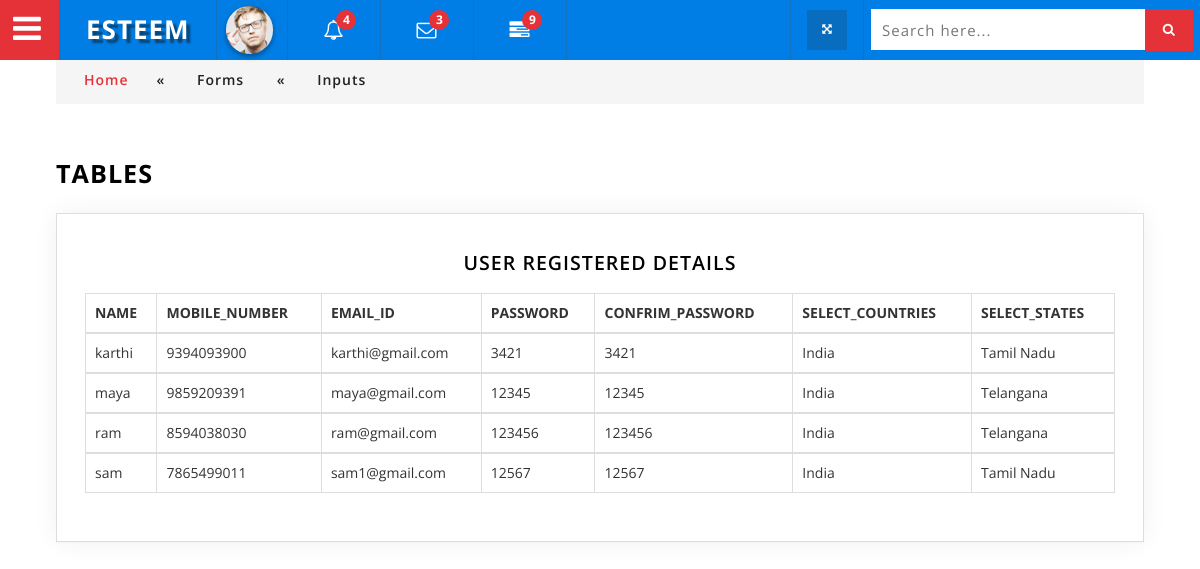
The page /admin/registeradmin.php on the database its author committed.
### tables this page shows
CREATE TABLE `registration` (
  `id` int(11) NOT NULL,
  `NAME` varchar(30) NOT NULL,
  `MOBILE_NUMBER` varchar(20) NOT NULL,
  `EMAIL_ID` varchar(50) NOT NULL,
  `PASSWORD` varchar(20) NOT NULL,
  `CONFIRM_PASSWORD` varchar(20) NOT NULL,
  `SELECT_COUNTRIES` int(50) NOT NULL,
  `SELECT_STATES` int(40) NOT NULL
);

CREATE TABLE `countries` (
  `cont_id` int(11) NOT NULL,
  `sortname` varchar(3) NOT NULL,
  `name` varchar(150) NOT NULL,
  `sequence` int(11) NOT NULL DEFAULT 0
);

CREATE TABLE `states` (
  `stat_id` int(11) NOT NULL,
  `sname` varchar(30) NOT NULL,
  `country_id` int(11) NOT NULL DEFAULT 1
);

### admin/registeradmin.php (the view, shortened to what this page needs)
<!DOCTYPE html>
<html lang="zxx">
<head>
<link href="css/bootstrap.css" rel="stylesheet" type="text/css" media="all" />
<link href="css/component.css" rel="stylesheet" type="text/css" media="all" />
<link href="css/style_grid.css" rel="stylesheet" type="text/css" media="all" />
<link href="css/style.css" rel="stylesheet" type="text/css" media="all" />
<link href="css/font-awesome.css" rel="stylesheet">
</head>
<body>
<div class="wthree_agile_admin_info">
		  <div class="w3_agileits_top_nav">
			<ul id="gn-menu" class="gn-menu-main">
				<li class="gn-trigger">
					<a class="gn-icon gn-icon-menu"><i class="fa fa-bars" aria-hidden="true"></i><span>Menu</span></a>
				</li>
                <li class="second logo"><h1><a href="main-page.html"><i class="fa fa-graduation-cap" aria-hidden="true"></i>Esteem </a></h1></li>
					<li class="second admin-pic">
				       <ul class="top_dp_agile">
									<li class="dropdown profile_details_drop">
										<a href="#" class="dropdown-toggle" data-toggle="dropdown" aria-expanded="false">
											<div class="profile_img">
												<span class="prfil-img"><img src="images/admin.jpg" alt=""> </span>
											</div>
										</a>
									</li>
						</ul>
				</li>
				<li class="second top_bell_nav">
				   <ul class="top_dp_agile ">
									<li class="dropdown head-dpdn">
										<a href="#" class="dropdown-toggle" data-toggle="dropdown" aria-expanded="true"><i class="fa fa-bell-o" aria-hidden="true"></i> <span class="badge blue">4</span></a>
									</li>
						</ul>
				</li>
				<li class="second top_bell_nav">
				   <ul class="top_dp_agile ">
									<li class="dropdown head-dpdn">
										<a href="#" class="dropdown-toggle" data-toggle="dropdown" aria-expanded="true"><i class="fa fa-envelope-o" aria-hidden="true"></i> <span class="badge blue">3</span></a>
									</li>
						</ul>
				</li>
				<li class="second top_bell_nav">
				   <ul class="top_dp_agile ">
				       <li class="dropdown head-dpdn">
										<a href="#" class="dropdown-toggle" data-toggle="dropdown" aria-expanded="false"><i class="fa fa-tasks"></i><span class="badge blue">9</span></a>
									</li>
								</ul>
				</li>
				<li class="second w3l_search">
						<form action="#" method="post">
							<input type="search" name="search" placeholder="Search here..." required="">
							<button class="btn btn-default" type="submit"><i class="fa fa-search" aria-hidden="true"></i></button>
						</form>
				</li>
				<li class="second full-screen">
					<section class="full-top">
						<button id="toggle"><i class="fa fa-arrows-alt" aria-hidden="true"></i></button>
					</section>
				</li>
			</ul>
		</div>
				<div class="inner_content">
						<div class="w3l_agileits_breadcrumbs">
							<div class="w3l_agileits_breadcrumbs_inner">
								<ul>
									<li><a href="main-page.html">Home</a><span>«</span></li>
									<li>Forms <span>«</span></li>
									<li>Inputs</li>
								</ul>
							</div>
						</div>
		<div class="inner_content_w3_agile_info two_in">
					  <h2 class="w3_inner_tittle">Tables</h2>
									<div class="agile-tables">
										<div class="w3l-table-info agile_info_shadow">
										 <center><h3 class="w3_inner_tittle two">User registered Details</h3></center>
											<table class="table table-bordered" id="table">
											<thead>
											  <tr>
											    <th>NAME</th>
												<th>MOBILE_NUMBER</th>
												<th>EMAIL_ID</th>
												<th>PASSWORD</th>
												<th>CONFRIM_PASSWORD</th>
												<th>SELECT_COUNTRIES</th>
												<th>SELECT_STATES</th>
											  </tr>
											</thead>
											<?php
											require("connection.php");
											$res=$con->query("select * from `registration` as A LEFT JOIN `countries` as P ON A.SELECT_COUNTRIES = P.cont_id LEFT JOIN `states` as N ON A.SELECT_STATES = N.stat_id");
											$count=$res->num_rows;
                                             if($count>0)
                                                  {
												while($row=$res->fetch_assoc())
												{
											?>
									          <tbody>
											  <tr>
												<td> <?php echo $row['NAME'];?> </td>
												<td> <?php echo $row['MOBILE_NUMBER'];?> </td>
												<td> <?php echo $row['EMAIL_ID'];?> </td>
                                                <td> <?php echo $row['PASSWORD'];?> </td>
												 <td> <?php echo $row['CONFIRM_PASSWORD'];?> </td>
												<td> <?php echo $row['name'];?> </td>
												 <td> <?php echo $row['sname'];?> </td>
											  </tr>
											</tbody>
											<?php
												}
											   }
						                  ?>
                     						</table>
								</div>
								</div>
</body>
</html>

### admin/css/component.css (style rules this page uses)
*, *:after, *::before { -webkit-box-sizing: border-box; -moz-box-sizing: border-box; box-sizing: border-box; }
.gn-menu-main ul { margin: 0; padding: 0; list-style: none; text-transform: none; }
.gn-menu-main { top: 0; left: 0; width: 100%; height: 60px; font-size: 13px; position: fixed; }
.w3_agileits_top_nav { background: #007ee5; color: #fff; top: 0; left: 0; width: 100%; height: 60px; font-size: 13px; position: fixed; z-index: 999; }
.gn-menu-main a { display: block; height: 100%; color: #fff; text-decoration: none; cursor: pointer; }
.gn-menu-main > li { display: block; float: left; height: 100%; border-right: 1px solid #1372bf; text-align: center; }
li.second { padding: 0 7px; }
li.second.logo { padding: 0 26px; }
i.fa.fa-bars { color: #fff; }
.gn-menu-main li.gn-trigger { position: relative; width: 60px; -webkit-touch-callout: none; -webkit-user-select: none; -khtml-user-select: none; -moz-user-select: none; -ms-user-select: none; user-select: none; background: #e53238; color: #fff; padding: 5px 8px 0 0; font-size: 2.5em; }
.gn-menu-main > li:nth-child(7) { float: right; border-right: none; width: 28%; margin-top: 9px; }
.gn-menu-main > li:last-child { float: right; border-left: 1px solid #1372bf; }
.gn-menu-main > li > a { text-transform: uppercase; letter-spacing: 1px; font-weight: bold; }
.gn-menu-main:after { display: table; clear: both; content: ""; }
@media (max-width:1280px) { .gn-menu-main li.gn-trigger { position: relative; width: 60px; -webkit-touch-callout: none; -webkit-user-select: none; -khtml-user-select: none; -moz-user-select: none; -ms-user-select: none; user-select: none; background: #e53238; color: #fff; padding: 5px 4px 0 0; font-size: 2.5em; } }

### rows shown on the page
registration: NAME "karthi", MOBILE_NUMBER "9394093900", EMAIL_ID "karthi@gmail.com", PASSWORD "3421", CONFIRM_PASSWORD "3421", countries.name "India", states.sname "Tamil Nadu"
registration: NAME "maya", MOBILE_NUMBER "9859209391", EMAIL_ID "maya@gmail.com", PASSWORD "12345", CONFIRM_PASSWORD "12345", countries.name "India", states.sname "Telangana"
registration: NAME "ram", MOBILE_NUMBER "8594038030", EMAIL_ID "ram@gmail.com", PASSWORD "123456", CONFIRM_PASSWORD "123456", countries.name "India", states.sname "Telangana"
registration: NAME "sam", MOBILE_NUMBER "7865499011", EMAIL_ID "sam1@gmail.com", PASSWORD "12567", CONFIRM_PASSWORD "12567", countries.name "India", states.sname "Tamil Nadu"
